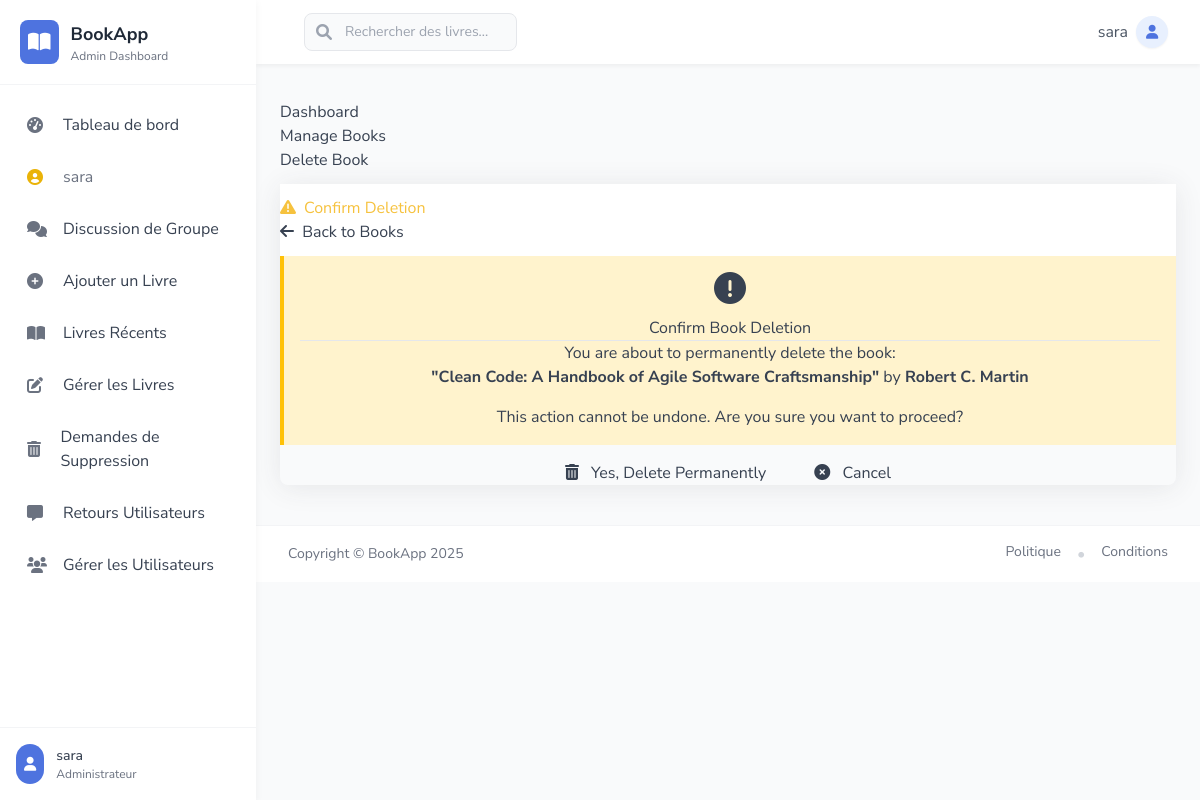
Screenshot of /adbookk/17 (signed in) with the database file from the repository.
### bookstore/models.py (models this page shows, shortened)
class User(AbstractUser):
    is_admin = models.BooleanField(default=False)
    is_publisher = models.BooleanField(default=False)
    is_librarian = models.BooleanField(default=False)
    class Meta:
        swappable = 'AUTH_USER_MODEL'

class Book(models.Model):
    title = models.CharField(max_length=100)
    author = models.CharField(max_length=100)
    year = models.CharField(max_length=100)
    publisher = models.CharField(max_length=200)
    desc = models.CharField(max_length=1000)
    uploaded_by = models.CharField(max_length=100, null=True, blank=True)
    user_id = models.CharField(max_length=100, null=True, blank=True)
    pdf = models.FileField(upload_to='bookapp/pdfs/')
    cover = models.ImageField(upload_to='bookapp/covers/', null=True, blank=True)

### bookstore/views.py (the view)
# urls.py: path('adbookk/<int:pk>', views.ADeleteBookk.as_view(), name='adbookk'),
class ADeleteBookk(LoginRequiredMixin,DeleteView):
	model = Book
	template_name = 'dashboard/confirm_delete.html'
	success_url = reverse_lazy('dashboard')
	success_message = 'Data was dele successfully'

### bookstore/templates/dashboard/confirm_delete.html (shortened to what this page needs)
{% extends 'dashboard/base.html' %}
{% load static %}
{% block body %}
<div class="container-fluid">
    <div class="row">
        <div class="col-12">
            <div id="content-wrapper">
                <div class="container-fluid">
                    <nav aria-label="breadcrumb">
                        <ol class="breadcrumb">
                            <li class="breadcrumb-item"><a href="{% url 'dashboard' %}">Dashboard</a></li>
                            <li class="breadcrumb-item"><a href="{% url 'ambook' %}">Manage Books</a></li>
                            <li class="breadcrumb-item active">Delete Book</li>
                        </ol>
                    </nav>
                    <div class="card shadow-lg mb-4">
                        <div class="card-header bg-white py-3 d-flex justify-content-between align-items-center">
                            <h5 class="m-0 font-weight-bold text-warning">
                                <i class="fas fa-exclamation-triangle mr-2"></i>Confirm Deletion
                            </h5>
                            <a href="{% url 'ambook' %}" class="btn btn-sm btn-secondary">
                                <i class="fas fa-arrow-left mr-1"></i> Back to Books
                            </a>
                        </div>
                        <div class="card-body">
                            <div class="row justify-content-center">
                                <div class="col-md-8 text-center">
                                    <div class="alert alert-warning p-4" role="alert">
                                        <h4 class="alert-heading">
                                            <i class="fas fa-exclamation-circle fa-2x mb-3"></i><br>
                                            Confirm Book Deletion
                                        </h4>
                                        <hr>
                                        <p class="mb-4">
                                            You are about to permanently delete the book:<br>
                                            <strong>"{{ object.title }}"</strong> by <strong>{{ object.author }}</strong>
                                        </p>
                                        <p class="mb-0">
                                            This action cannot be undone. Are you sure you want to proceed?
                                        </p>
                                    </div>
                                    <form method="post" class="mt-4">
                                        <div class="d-flex justify-content-center">
                                            <button type="submit" class="btn btn-danger mr-3 px-4">
                                                <i class="fas fa-trash-alt mr-2"></i> Yes, Delete Permanently
                                            </button>
                                            <a href="{% url 'ambook' %}" class="btn btn-success px-4">
                                                <i class="fas fa-times-circle mr-2"></i> Cancel
                                            </a>
                                        </div>
                                    </form>
                                </div>
                            </div>
                        </div>
                    </div>
                </div>
            </div>
        </div>
    </div>
</div>
{% endblock %}

### bookstore/templates/dashboard/base.html (shortened to what this page needs)
{% load static %}
<!DOCTYPE html>
<html lang="fr">
<head>
    <script src="https://cdn.tailwindcss.com"></script>
    <link rel="stylesheet" href="https://cdnjs.cloudflare.com/ajax/libs/font-awesome/6.0.0/css/all.min.css" />
</head>
<body class="bg-gray-50 font-sans text-gray-700">
    <div class="min-h-screen flex">
        <aside class="w-64 bg-white shadow-sidebar fixed h-full transition-all duration-300 transform z-20" id="sidebar">
            <div class="p-5 border-b border-gray-100">
                <a href="{% url 'dashboard' %}" class="flex items-center space-x-3">
                    <div class="bg-primary p-2 rounded-lg">
                        <i class="fas fa-book-open text-xl text-white"></i>
                    </div>
                    <div>
                        <h5 class="text-lg font-bold text-gray-800">BookApp</h5>
                        <p class="text-xs text-gray-500">Admin Dashboard</p>
                    </div>
                </a>
            </div>
            <nav class="mt-4 px-3">
                <a href="{% url 'dashboard' %}" class="sidebar-item flex items-center px-3 py-3 rounded-lg mb-1 hover:text-primary">
                    <i class="fas fa-tachometer-alt w-6 text-gray-500"></i>
                    <span class="ml-3">Tableau de bord</span>
                </a>
                <div class="sidebar-item flex items-center px-3 py-3 rounded-lg mb-1 text-gray-500">
                    <i class="fas fa-user-circle w-6 text-yellow-500"></i>
                    <span class="ml-3">{{ user.username }}</span>
                </div>
                <a href="{% url 'alchat' %}" class="sidebar-item flex items-center px-3 py-3 rounded-lg mb-1 hover:text-primary">
                    <i class="fas fa-comments w-6 text-gray-500"></i>
                    <span class="ml-3">Discussion de Groupe</span>
                </a>
                <a href="{% url 'aabook_form' %}" class="sidebar-item flex items-center px-3 py-3 rounded-lg mb-1 hover:text-primary">
                    <i class="fas fa-plus-circle w-6 text-gray-500"></i>
                    <span class="ml-3">Ajouter un Livre</span>
                </a>
                <a href="{% url 'albook' %}" class="sidebar-item flex items-center px-3 py-3 rounded-lg mb-1 hover:text-primary">
                    <i class="fas fa-book-open w-6 text-gray-500"></i>
                    <span class="ml-3">Livres Récents</span>
                </a>
                <a href="{% url 'ambook' %}" class="sidebar-item flex items-center px-3 py-3 rounded-lg mb-1 hover:text-primary">
                    <i class="fas fa-edit w-6 text-gray-500"></i>
                    <span class="ml-3">Gérer les Livres</span>
                </a>
                <a href="{% url 'adrequest' %}" class="sidebar-item flex items-center px-3 py-3 rounded-lg mb-1 hover:text-primary">
                    <i class="fas fa-trash-alt w-6 text-gray-500"></i>
                    <span class="ml-3">Demandes de Suppression</span>
                </a>
                <a href="{% url 'afeedback' %}" class="sidebar-item flex items-center px-3 py-3 rounded-lg mb-1 hover:text-primary">
                    <i class="fas fa-comment-alt w-6 text-gray-500"></i>
                    <span class="ml-3">Retours Utilisateurs</span>
                </a>
                <a href="{% url 'aluser' %}" class="sidebar-item flex items-center px-3 py-3 rounded-lg mb-1 hover:text-primary">
                    <i class="fas fa-users w-6 text-gray-500"></i>
                    <span class="ml-3">Gérer les Utilisateurs</span>
                </a>
            </nav>
            <div class="absolute bottom-0 w-full p-4 border-t border-gray-100 bg-white">
                <div class="flex items-center space-x-3">
                    <div class="bg-primary p-2 rounded-full">
                        <i class="fas fa-user text-white text-sm"></i>
                    </div>
                    <div>
                        <div class="text-sm font-medium text-gray-700">{{ user.username }}</div>
                        <div class="text-xs text-gray-500">Administrateur</div>
                    </div>
                </div>
            </div>
        </aside>
        <div class="flex-1 ml-64">
            <nav class="bg-white shadow-navbar">
                <div class="max-w-7xl mx-auto px-4 sm:px-6 lg:px-8">
                    <div class="flex justify-between h-16 items-center">
                        <div class="flex items-center">
                            <form class="ml-4 flex-1" action="{% url 'asearch' %}">
                                <div class="w-full max-w-lg lg:max-w-xs">
                                    <div class="relative">
                                        <div class="absolute inset-y-0 left-0 pl-3 flex items-center pointer-events-none">
                                        </div>
                                        <input id="search" name="query"
                                            class="input-focus block w-full pl-10 pr-3 py-2 border border-gray-200 rounded-lg bg-gray-50 placeholder-gray-400 focus:outline-none focus:ring-1 focus:ring-primary focus:border-transparent sm:text-sm"
                                            placeholder="Rechercher des livres..."
                                            type="search" />
                                    </div>
                                </div>
                            </form>
                        </div>
                        <div class="flex items-center">
                            <div class="ml-3 relative">
                                <div class="flex items-center">
                                    <span class="text-gray-600 mr-2 hidden md:block">{{ user.username }}</span>
                                    <button type="button" class="relative flex text-sm focus:outline-none" id="user-menu-button">
                                        <div class="h-8 w-8 rounded-full bg-primary-light flex items-center justify-center text-primary shadow-sm">
                                            <i class="fas fa-user text-sm"></i>
                                        </div>
                                    </button>
                                </div>
                            </div>
                        </div>
                    </div>
                </div>
            </nav>
            <main class="flex-1 p-6">
                {% block body %}{% endblock %}
            </main>
            <footer class="bg-white border-t border-gray-100">
                <div class="max-w-7xl mx-auto py-4 px-4 sm:px-6 lg:px-8">
                    <div class="flex flex-col md:flex-row justify-between items-center">
                        <div class="text-sm text-gray-500 mb-2 md:mb-0">
                            Copyright &copy; BookApp {% now "Y" %}
                        </div>
                        <div class="flex space-x-4">
                            <a href="#" class="text-sm text-gray-500 hover:text-primary">Politique</a>
                            <span class="text-gray-300">•</span>
                            <a href="#" class="text-sm text-gray-500 hover:text-primary">Conditions</a>
                        </div>
                    </div>
                </div>
            </footer>
        </div>
    </div>
</body>
</html>

### bookstore/templates/dashboard/base.html (style rules this page uses)
.sidebar-item { transition: all 0.2s ease; border-left: 3px solid transparent; }

### bookstore/templates/dashboard/confirm_delete.html (style rules this page uses)
.card { border: none; border-radius: 0.5rem; box-shadow: 0 0.15rem 1.75rem 0 rgba(58, 59, 69, 0.1); }
.breadcrumb { background-color: transparent; padding: 0.75rem 0; }
.alert-warning { background-color: #fff3cd; border-left: 4px solid #ffc107; }
.btn-danger { transition: all 0.3s; }
.btn-success { transition: all 0.3s; }

### rows the page displays
User: username "sara"
Book: title "Clean Code: A Handbook of Agile Software Craftsmanship", author "Robert C. Martin"
